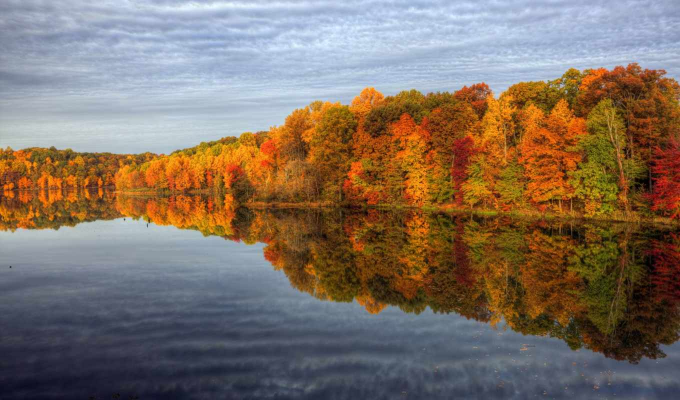
#> input picture 12/test.jpg, 1360 x 800 px (shown at 1/2 size)
$ python main.py
#> lines starting #> are read from the running program, lines starting #| are printed output that depends on the picture
import cv2
# для работы с картинкой
img = cv2.imread('test.jpg')
#> img is the input picture: shape (800, 1360, 3); mean B, G, R 99, 111.8, 128.2
# для изменения размера
img = cv2.resize(img, (700,400))
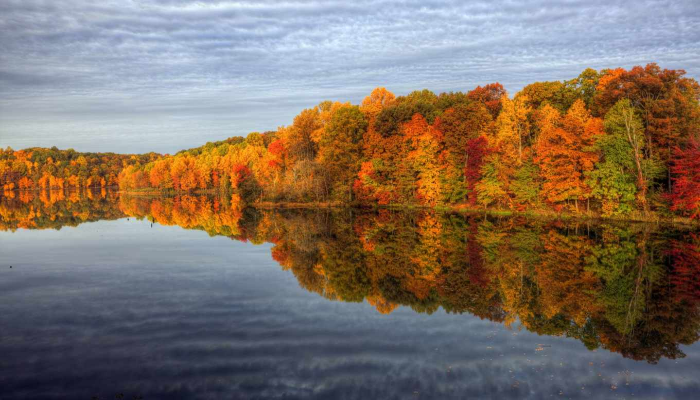
#> img: shape (400, 700, 3); mean B, G, R 99, 111.8, 128.2
# для вывода изображения
cv2.imshow('Result', img)
# через какое время окно закроется, 0 - никогда
cv2.waitKey(0)
